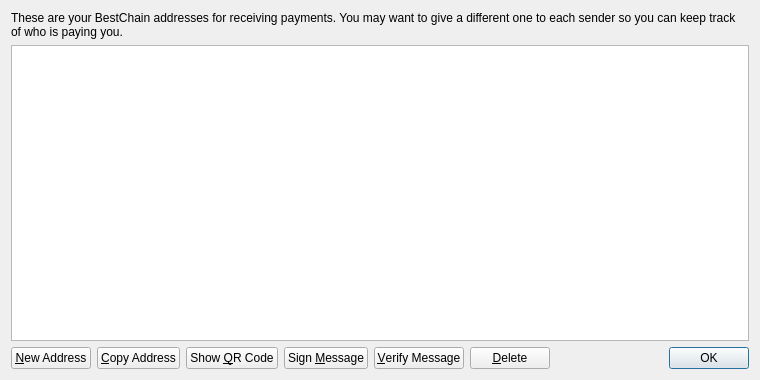
<?xml version="1.0" encoding="UTF-8"?>
<ui version="4.0">
 <class>AddressBookPage</class>
 <widget class="QWidget" name="AddressBookPage">
  <property name="geometry">
   <rect>
    <x>0</x>
    <y>0</y>
    <width>760</width>
    <height>380</height>
   </rect>
  </property>
  <property name="windowTitle">
   <string>Address Book</string>
  </property>
  <property name="styleSheet">
   <string notr="true">background-image: url(:/images/bkg2);</string>
  </property>
  <layout class="QVBoxLayout" name="verticalLayout">
   <item>
    <widget class="QLabel" name="labelExplanation">
     <property name="text">
      <string>These are your BestChain addresses for receiving payments. You may want to give a different one to each sender so you can keep track of who is paying you.</string>
     </property>
     <property name="textFormat">
      <enum>Qt::PlainText</enum>
     </property>
     <property name="wordWrap">
      <bool>true</bool>
     </property>
    </widget>
   </item>
   <item>
    <widget class="QTableView" name="tableView">
     <property name="contextMenuPolicy">
      <enum>Qt::CustomContextMenu</enum>
     </property>
     <property name="toolTip">
      <string>Double-click to edit address or label</string>
     </property>
     <property name="tabKeyNavigation">
      <bool>false</bool>
     </property>
     <property name="alternatingRowColors">
      <bool>true</bool>
     </property>
     <property name="selectionMode">
      <enum>QAbstractItemView::SingleSelection</enum>
     </property>
     <property name="selectionBehavior">
      <enum>QAbstractItemView::SelectRows</enum>
     </property>
     <property name="sortingEnabled">
      <bool>true</bool>
     </property>
     <attribute name="verticalHeaderVisible">
      <bool>false</bool>
     </attribute>
    </widget>
   </item>
   <item>
    <layout class="QHBoxLayout" name="horizontalLayout">
     <item>
      <widget class="QPushButton" name="newAddressButton">
       <property name="toolTip">
        <string>Create a new address</string>
       </property>
       <property name="text">
        <string>&amp;New Address</string>
       </property>
       <property name="icon">
        <iconset resource="../bitcoin.qrc">
         <normaloff>:/icons/add</normaloff>:/icons/add</iconset>
       </property>
      </widget>
     </item>
     <item>
      <widget class="QPushButton" name="copyToClipboard">
       <property name="toolTip">
        <string>Copy the currently selected address to the system clipboard</string>
       </property>
       <property name="text">
        <string>&amp;Copy Address</string>
       </property>
       <property name="icon">
        <iconset resource="../bitcoin.qrc">
         <normaloff>:/icons/editcopy</normaloff>:/icons/editcopy</iconset>
       </property>
      </widget>
     </item>
     <item>
      <widget class="QPushButton" name="showQRCode">
       <property name="text">
        <string>Show &amp;QR Code</string>
       </property>
       <property name="icon">
        <iconset resource="../bitcoin.qrc">
         <normaloff>:/icons/qrcode</normaloff>:/icons/qrcode</iconset>
       </property>
      </widget>
     </item>
     <item>
      <widget class="QPushButton" name="signMessage">
       <property name="toolTip">
        <string>Sign a message to prove you own a BestChain address</string>
       </property>
       <property name="text">
        <string>Sign &amp;Message</string>
       </property>
       <property name="icon">
        <iconset resource="../bitcoin.qrc">
         <normaloff>:/icons/edit</normaloff>:/icons/edit</iconset>
       </property>
      </widget>
     </item>
     <item>
      <widget class="QPushButton" name="verifyMessage">
       <property name="toolTip">
        <string>Verify a message to ensure it was signed with a specified BestChain address</string>
       </property>
       <property name="text">
        <string>&amp;Verify Message</string>
       </property>
       <property name="icon">
        <iconset resource="../bitcoin.qrc">
         <normaloff>:/icons/transaction_0</normaloff>:/icons/transaction_0</iconset>
       </property>
      </widget>
     </item>
     <item>
      <widget class="QPushButton" name="deleteButton">
       <property name="toolTip">
        <string>Delete the currently selected address from the list</string>
       </property>
       <property name="text">
        <string>&amp;Delete</string>
       </property>
       <property name="icon">
        <iconset resource="../bitcoin.qrc">
         <normaloff>:/icons/remove</normaloff>:/icons/remove</iconset>
       </property>
      </widget>
     </item>
     <item>
      <spacer name="horizontalSpacer">
       <property name="orientation">
        <enum>Qt::Horizontal</enum>
       </property>
       <property name="sizeHint" stdset="0">
        <size>
         <width>40</width>
         <height>20</height>
        </size>
       </property>
      </spacer>
     </item>
     <item>
      <widget class="QDialogButtonBox" name="buttonBox">
       <property name="sizePolicy">
        <sizepolicy hsizetype="Maximum" vsizetype="Fixed">
         <horstretch>0</horstretch>
         <verstretch>0</verstretch>
        </sizepolicy>
       </property>
       <property name="standardButtons">
        <set>QDialogButtonBox::Ok</set>
       </property>
      </widget>
     </item>
    </layout>
   </item>
  </layout>
 </widget>
 <resources>
  <include location="../bitcoin.qrc"/>
 </resources>
 <connections/>
</ui>
